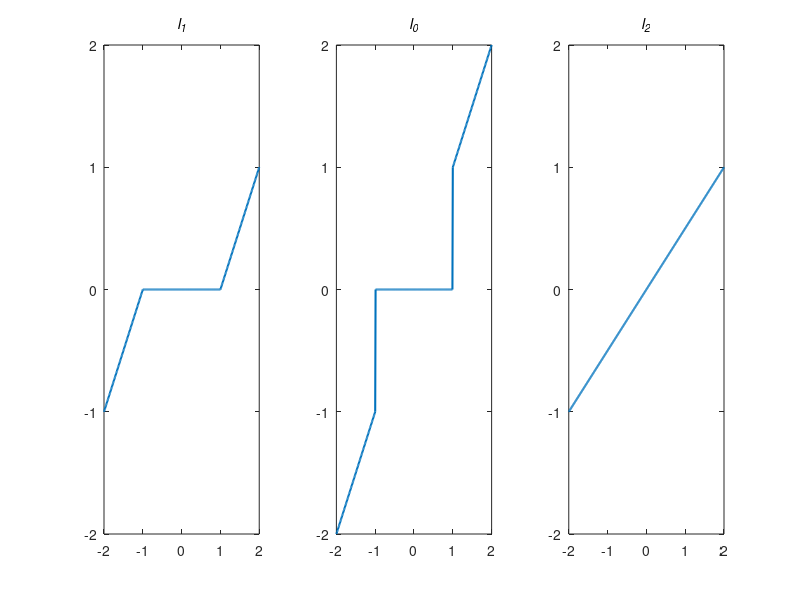

Recreate this plot in MATLAB.
clc;clear all;close all;
%%
x=(-2:0.01:2);

lamda=1;

y_soft=sign(x).*max(abs(x)-lamda,0);

y_hard=x;
y_hard(abs(y_hard)<sqrt(lamda))=0;

y_2=x./(1+lamda);

figure();
subplot(1,3,1);
plot(x,y_soft,'linewidth',1.5);
xlim([-2,2]);
ylim([-2,2]);
title('\it{l}_1');

subplot(1,3,2);
plot(x,y_hard,'linewidth',1.5);
xlim([-2,2]);
ylim([-2,2]);
title('\it{l}_0');

subplot(1,3,3);
plot(x,y_2,'linewidth',1.5);
xlim([-2,2]);
ylim([-2,2]);
title('\it{l}_2');